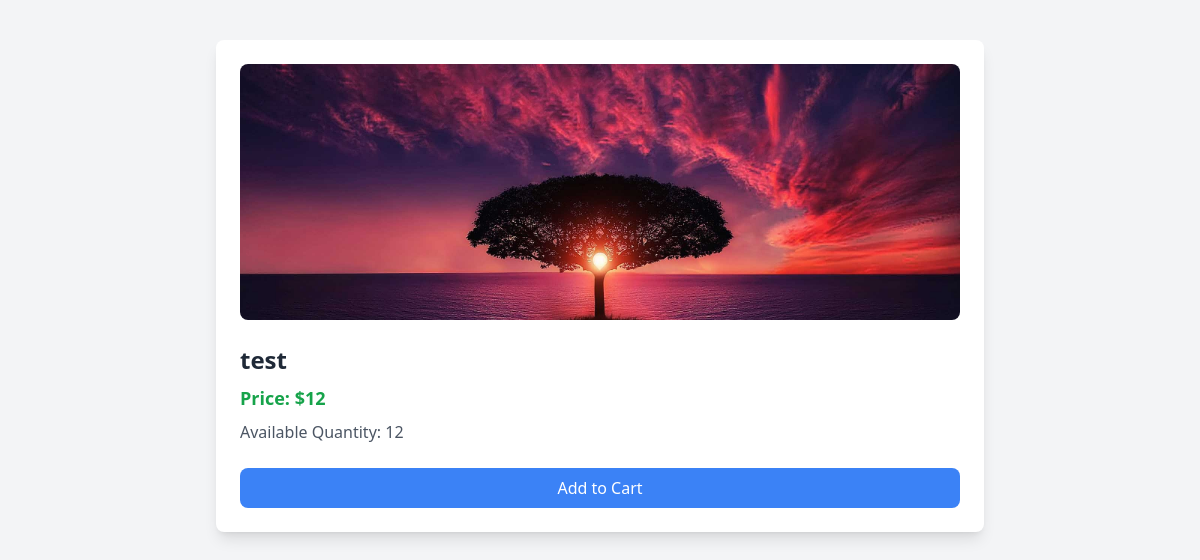
Before: /productDetails/3 with the older database file.
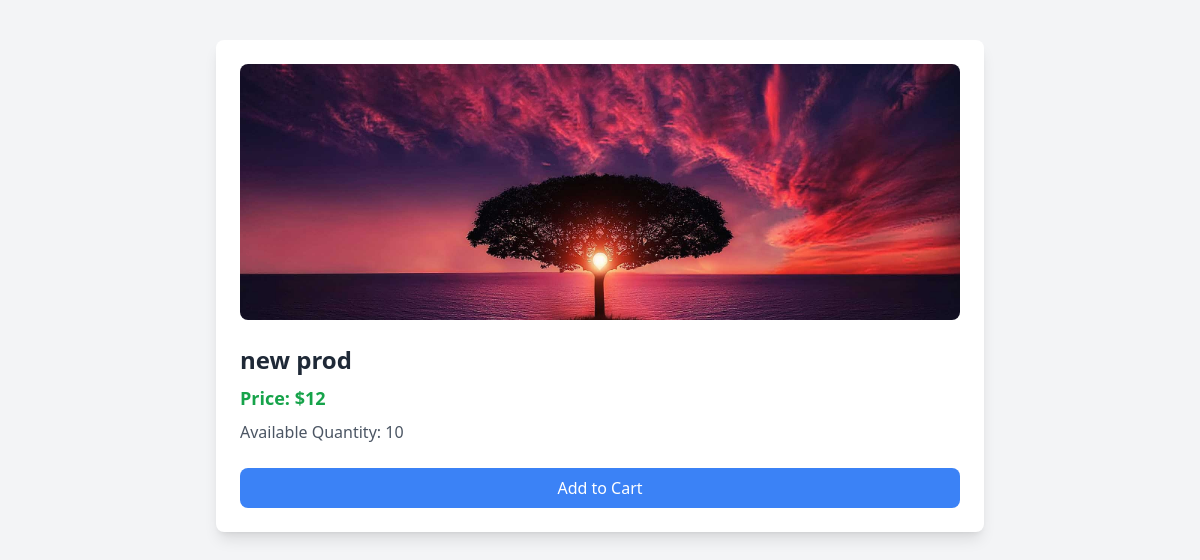
After: the same page with the newer database file.
### main/models.py (models this page shows)
class Product(models.Model):
    name=models.CharField(max_length=100)
    price=models.IntegerField()
    quantity=models.IntegerField()
    image=models.FileField(upload_to='uploads/',null=True)

### main/views.py (the view)
# urls.py: path('productDetails/<int:id>', views.product_details, name="product_details"),
def product_details(request,id):
    product=Product.objects.get(id=id)
    print(product)
    return render(request,'main/product_details.html',{'product':product})

### main/templates/main/product_details.html (shortened to what this page needs)
<!DOCTYPE html>
<html lang="en">
<head>
    <script src="https://cdn.tailwindcss.com"></script>
</head>
<body class="bg-gray-100">
    <div class="max-w-3xl mx-auto p-6 bg-white shadow-lg rounded-lg mt-10">
        <img src="{{ product.image.url }}" alt="{{ product.name }}" class="w-full h-64 object-cover rounded-lg">
        <div class="mt-6">
            <h1 class="text-2xl font-bold text-gray-800">{{ product.name }}</h1>
            <p class="text-lg text-green-600 font-semibold mt-2">Price: ${{ product.price }}</p>
            <p class="text-gray-600 mt-2">Available Quantity: <span class="font-medium">{{ product.quantity }}</span></p>
        </div>
        <div class="mt-6">
            <a href="{% url 'add_to_cart' product.id %}" class="block text-center mt-4 px-4 py-2 bg-blue-500 text-white rounded-lg">
                Add to Cart
            </a>
        </div>
    </div>
</body>
</html>

Changed rows visible on the page:
changed Product: name "test" → "new prod"; quantity "12" → "10"
